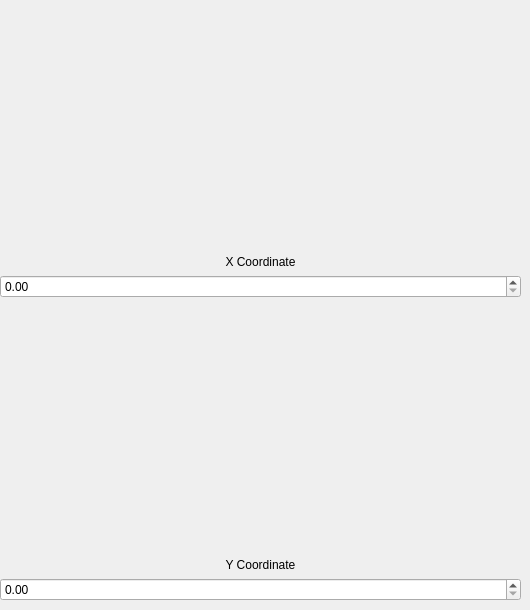
                       <widget class="QWidget" name="captureCalGeoTab">
                        <attribute name="title">
                         <string>Geometry</string>
                        </attribute>
                        <widget class="QWidget" name="verticalLayoutWidget_32">
                         <property name="geometry">
                          <rect>
                           <x>0</x>
                           <y>0</y>
                           <width>521</width>
                           <height>601</height>
                          </rect>
                         </property>
                         <layout class="QVBoxLayout" name="captureCalGeoVertLayout">
                          <item>
                           <widget class="QLabel" name="calGeoXLabel">
                            <property name="text">
                             <string>X Coordinate</string>
                            </property>
                            <property name="alignment">
                             <set>Qt::AlignBottom|Qt::AlignHCenter</set>
                            </property>
                           </widget>
                          </item>
                          <item>
                           <widget class="QDoubleSpinBox" name="calGeoXDoubleSpinBox"/>
                          </item>
                          <item>
                           <widget class="QLabel" name="calGeoYLabel">
                            <property name="text">
                             <string>Y Coordinate</string>
                            </property>
                            <property name="alignment">
                             <set>Qt::AlignBottom|Qt::AlignHCenter</set>
                            </property>
                           </widget>
                          </item>
                          <item>
                           <widget class="QDoubleSpinBox" name="calGeoYDoubleSpinBox"/>
                          </item>
                         </layout>
                        </widget>
                       </widget>
